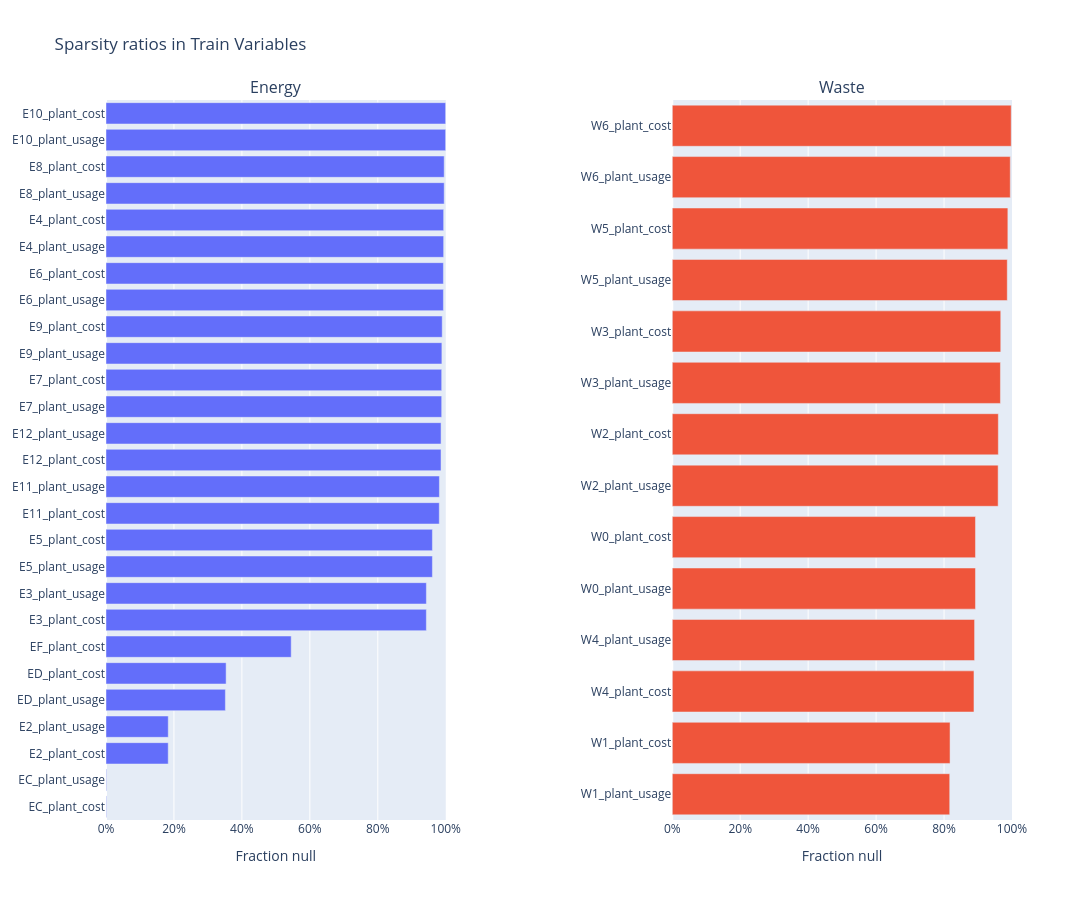

The cell this chart's notebook holds for it:
### Markdown cell above
### Dimensionality reduction

Since these variables are uncorrelated, it makes the most sense to use all of them and see what happens.

We can use ARI and NMI to check cluster alignment with the SIC labels.

After multiple trials, I found that the highest ARI was .006 with UMAP on SIC2 labels. This is to be expected since the data are fairly sparse. Wastes were even worse and did not obviously correspond with any variable. If I got reasonable results, I would consider hyperparameter tuning to improve them.

I chose UMAP as the nonlinear dimensionality reduction method because it is better at maintaining global relationships than TSNE, and is more recognized than other manifold techniques.

### Code cell
e_null = {col: ASSESS_train[col].null_count() / ASSESS_train.height for col in energies}
w_null = {col: ASSESS_train[col].null_count() / ASSESS_train.height for col in wastes}

e_null = dict(sorted(e_null.items(), key=lambda kv: kv[1], reverse=True))
w_null = dict(sorted(w_null.items(), key=lambda kv: kv[1], reverse=True))

subs = make_subplots(1, 2, subplot_titles=["Energy", "Waste"], horizontal_spacing=0.25)

subs.add_trace(go.Bar(x=list(e_null.values()), y=list(e_null.keys()), orientation="h"), 1, 1)
subs.add_trace(go.Bar(x=list(w_null.values()), y=list(w_null.keys()), orientation="h"), 1, 2)

subs.update_yaxes(type="category", autorange="reversed")   # first (highest) entry at the top
subs.update_xaxes(title_text="Fraction null", range=[0, 1], tickformat=".0%")
subs.update_layout(height=900, width=1400, showlegend=False, title_text="Sparsity ratios in Train Variables")
subs.show()

### Figure 1 — Plotly figure (JSON) as saved in the notebook; plotly's stock layout.template omitted (floating-point values rounded to 4 significant figures)
{"data": [{"orientation": "h", "type": "bar", "x": [0.9998, 0.9998, 0.9954, 0.9954, 0.9938, 0.9938, 0.9932, 0.9932, 0.9896, 0.9886, 0.988, 0.988, 0.9862, 0.9861, 0.9813, 0.9809, 0.9607, 0.9607, 0.943, 0.9429, 0.5451, 0.3536, 0.3514, 0.1832, 0.1832, 0.001521, 0.001358], "xaxis": "x", "y": ["E10_plant_cost", "E10_plant_usage", "E8_plant_cost", "E8_plant_usage", "E4_plant_cost", "E4_plant_usage", "E6_plant_cost", "E6_plant_usage", "E9_plant_cost", "E9_plant_usage", "E7_plant_cost", "E7_plant_usage", "E12_plant_usage", "E12_plant_cost", "E11_plant_usage", "E11_plant_cost", "E5_plant_cost", "E5_plant_usage", "E3_plant_usage", "E3_plant_cost", "EF_plant_cost", "ED_plant_cost", "ED_plant_usage", "E2_plant_usage", "E2_plant_cost", "EC_plant_usage", "EC_plant_cost"], "yaxis": "y"}, {"orientation": "h", "type": "bar", "x": [0.9976, 0.9949, 0.9878, 0.9861, 0.9669, 0.9659, 0.9598, 0.9592, 0.8925, 0.8925, 0.8899, 0.8881, 0.8176, 0.8167], "xaxis": "x2", "y": ["W6_plant_cost", "W6_plant_usage", "W5_plant_cost", "W5_plant_usage", "W3_plant_cost", "W3_plant_usage", "W2_plant_cost", "W2_plant_usage", "W0_plant_cost", "W0_plant_usage", "W4_plant_usage", "W4_plant_cost", "W1_plant_cost", "W1_plant_usage"], "yaxis": "y2"}], "layout": {"annotations": [{"font": {"size": 16}, "showarrow": false, "text": "Energy", "x": 0.1875, "xanchor": "center", "xref": "paper", "y": 1, "yanchor": "bottom", "yref": "paper"}, {"font": {"size": 16}, "showarrow": false, "text": "Waste", "x": 0.8125, "xanchor": "center", "xref": "paper", "y": 1, "yanchor": "bottom", "yref": "paper"}], "height": 900, "showlegend": false, "title": {"text": "Sparsity ratios in Train Variables"}, "width": 1400, "xaxis": {"anchor": "y", "domain": [0, 0.375], "range": [0, 1], "tickformat": ".0%", "title": {"text": "Fraction null"}}, "xaxis2": {"anchor": "y2", "domain": [0.625, 1], "range": [0, 1], "tickformat": ".0%", "title": {"text": "Fraction null"}}, "yaxis": {"anchor": "x", "autorange": "reversed", "domain": [0, 1], "type": "category"}, "yaxis2": {"anchor": "x2", "autorange": "reversed", "domain": [0, 1], "type": "category"}}}
